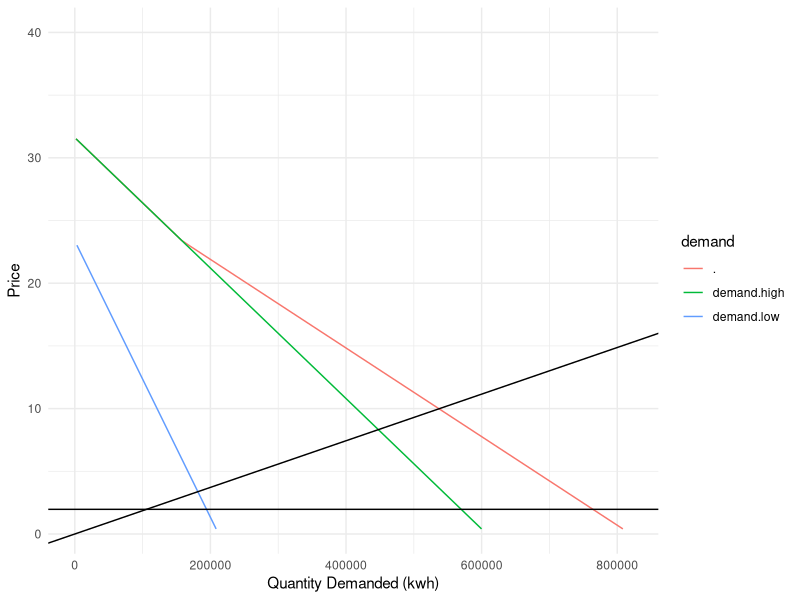
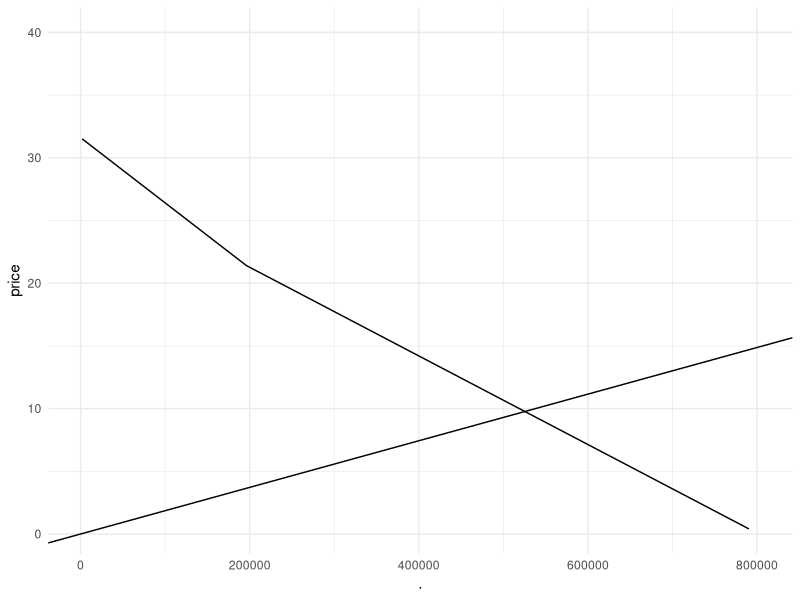

These figures' R source, in order:
## ---- chunk 1
knitr::opts_chunk$set(echo = TRUE, warning = FALSE, message = FALSE)

library(tidyverse)
library(here)
library(kableExtra)

options(scipen = 999)
## ---- chunk 2
# read in the data
data <- read_csv(here('data/HW3_data.csv')) %>% 
  select(!1) 

# perform a linear fit
low.model <- lm(Price_Cents ~ Q_Low_Kwh, data)
high.model <- lm(Price_Cents ~ Q_High_Kwh, data)
## ---- chunk 3
# convert price to demand
demand <- function(price, model) {
  q <- (price - model$coefficients[[1]]) / model$coefficients[[2]]
  q <- ifelse(q < 0, 0, q)
  return(q)
}

# calculate aggregate demand
demand_agg <- function(price, tax) {
  new_price <- price + tax
  q <- demand(new_price, low.model) + demand(price, high.model)
  return(q)
}

# calculate consumer surplus
cs <- function(price, model) {
  q <- demand(price, model)
  cs <- 0.5 * (model$coefficients[[1]] - price) * q
  return(cs)
}

# aggregate consumer surplus
cs_agg <- function(price){
  cs <- cs(price, high.model) + cs(price, low.model)
  return(cs)
}

# producer surplus
ps <- function(price, q_eq){
  ps <- 0.5 * price * q_eq
  
  return(ps)
}

eq_p_q <- function(m1, m2, b1, b2){
  q_star <- (b2 - b1) / (m1 - m2)
  p_star <- m1 * q_star + b1
  vector <- c(q_star, p_star)
  return(vector)
}
## ---- chunk 4
# function that converts quantity in lbs to metric tons and returns mec
mec <- function(q, p){
  q_ton <- q / 2204.62
  p_kwh <- q_ton * p * 100
  return(p_kwh)
}

mec_1 <- round(mec(0.85, 51), 4) 

mec_1
## ---- chunk 5
price <- seq(0, 40, length.out = 100)
agg_demand <- demand_agg(price, 0) %>% 
  as.data.frame() %>% 
  cbind(price) %>% 
  mutate(demand.low = demand(price, low.model),
         demand.high = demand(price, high.model)) %>% 
  pivot_longer(c(., demand.low, demand.high),
               names_to = 'demand',
               values_to = 'quantity_d') 

agg_demand[agg_demand == 0] <- NA

# lm for agg demand 
agg_demand.lm <- agg_demand %>% 
  filter(quantity_d > 30000, demand == '.')

demand.lm <- lm(price ~ quantity_d, data = agg_demand.lm)

# calculating equilibrium quantity
q_eq <- (10 - demand.lm$coefficients[1]) / demand.lm$coefficients[2]

# slope of supply curve
supply <- 10 / q_eq

ggplot(agg_demand) +
  geom_line(aes(x = quantity_d, y = price, color = demand))+
  geom_abline(slope = supply) +
  geom_hline(yintercept = mec_1) +
  theme_minimal() +
  labs(x = "Quantity Demanded (kwh)", y = "Price")
## ---- chunk 6
cs_low <- cs(10, low.model)
cs_high <- cs(10, high.model)
cs_aggr <- cs_agg(10)
p_s <- ps(10, q_eq)
env_cost <- q_eq * mec_1
## ---- chunk 7
cs_high_perc <- cs_high/cs_aggr *100
cs_low_perc <- cs_low/cs_aggr *100
## ---- chunk 8
# make new demand curve under the tax
new_agg_demand <- demand_agg(price, mec_1) %>%
  as.data.frame() %>% 
  cbind(price) 

new_agg_demand[new_agg_demand == 0] <- NA
  
ggplot(new_agg_demand) +
  geom_line(aes(x = ., y = price)) +
  geom_abline(slope = supply) +
  theme_minimal()

new_aggd.lm <- new_agg_demand %>% 
  filter(. > 250000)

lm.new_demand <- lm(price ~ ., data = new_aggd.lm)

new_eq <- eq_p_q(supply, lm.new_demand$coefficients[2], 0, lm.new_demand$coefficients[1])
e_damage_tax <- new_eq[1] * mec_1
cs_high_tax <- cs(new_eq[2] + mec_1, model = high.model)
cs_low_tax <- cs(new_eq[2] + mec_1, model = low.model) - e_damage_tax
ps_tax <- ps(new_eq[2], new_eq[1])
tax_revenue <- e_damage_tax
## ---- chunk 9
high_prop <- demand(10, high.model)/(demand(10, high.model)+ demand(10, low.model))

low_prop <- 1 - high_prop
## ---- chunk 10
high_welfare <- (cs_high_tax + high_prop*tax_revenue)/100
low_welfare <- (cs_low_tax + low_prop*tax_revenue)/100
ps_welfare <- ps_tax / 100
## ---- chunk 11
mec_change <- function(price, scc, quantity, high_prop, low_prop){
  mec_new <- mec(0.85, scc)
  agg_demand_new <- demand_agg(price, mec_new) %>% 
      as.data.frame() %>% 
      cbind(price) 
  
  lm.agg <- agg_demand_new %>% 
    filter(. > 300000)
  
  lm.final <- lm(price ~ ., data = lm.agg)
  new_eq <- eq_p_q(lm.final$coefficients[2], supply, lm.final$coefficients[1], 0)
  tax_revenue <- new_eq[1] * mec_new
  cs_high <- cs(new_eq[2] + mec_new, model = high.model)
  cs_low <- cs(new_eq[2] + mec_new, model = low.model) - tax_revenue
  
  high_welfare <- (cs_high + high_prop * tax_revenue) / 100
  low_welfare <- (cs_low + low_prop * tax_revenue) / 100
  ps_welfare <- ps(new_eq[2], new_eq[1]) / 100
  
  vector <- c(scc, high_welfare, low_welfare, ps_welfare)
  return(vector)
}
## ---- chunk 12
mec_51 <- mec_change(price, 51, q_eq, high_prop, low_prop)
mec_75 <- mec_change(price, 75, q_eq, high_prop, low_prop)
mec_100 <- mec_change(price, 100, q_eq, high_prop, low_prop)
mec_125 <- mec_change(price, 125, q_eq, high_prop, low_prop)
mec_150 <- mec_change(price, 150, q_eq, high_prop, low_prop)
mec_final <- rbind(mec_51, mec_75, mec_100, mec_125, mec_150)

mec_final %>% 
  kable(col.names = c('SCC ($/lb)', 'Welfare High Consumer ($)', 'Welfare Low Consumer ($)', 'Producer Welfare ($)')) %>% 
  kable_styling(bootstrap_options = c('hover', 'striped'))
